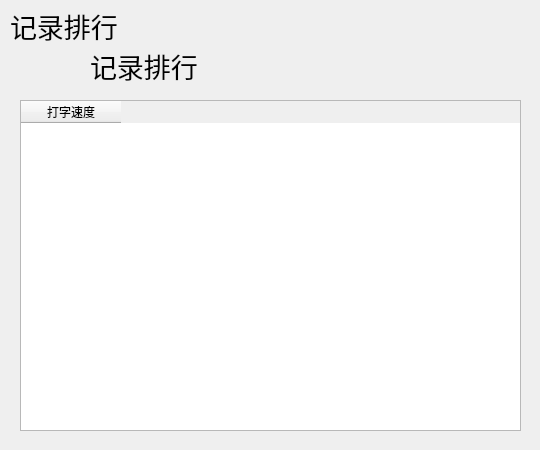
<?xml version="1.0" encoding="UTF-8"?>
<ui version="4.0">
 <class>RegardTable</class>
 <widget class="QWidget" name="RegardTable">
  <property name="geometry">
   <rect>
    <x>0</x>
    <y>0</y>
    <width>540</width>
    <height>450</height>
   </rect>
  </property>
  <property name="windowTitle">
   <string>Form</string>
  </property>
  <widget class="QTableWidget" name="tableWidget">
   <property name="geometry">
    <rect>
     <x>20</x>
     <y>100</y>
     <width>501</width>
     <height>331</height>
    </rect>
   </property>
   <property name="minimumSize">
    <size>
     <width>0</width>
     <height>331</height>
    </size>
   </property>
   <column>
    <property name="text">
     <string>打字速度</string>
    </property>
   </column>
  </widget>
  <widget class="QLabel" name="label">
   <property name="geometry">
    <rect>
     <x>10</x>
     <y>10</y>
     <width>221</width>
     <height>31</height>
    </rect>
   </property>
   <property name="font">
    <font>
     <family>华文彩云</family>
     <pointsize>20</pointsize>
     <weight>50</weight>
     <italic>false</italic>
     <bold>false</bold>
    </font>
   </property>
   <property name="styleSheet">
    <string notr="true">font: 20pt &quot;华文彩云&quot;;</string>
   </property>
   <property name="text">
    <string>记录排行</string>
   </property>
  </widget>
  <widget class="QLabel" name="label_2">
   <property name="geometry">
    <rect>
     <x>90</x>
     <y>50</y>
     <width>141</width>
     <height>31</height>
    </rect>
   </property>
   <property name="font">
    <font>
     <family>华文彩云</family>
     <pointsize>20</pointsize>
    </font>
   </property>
   <property name="cursor">
    <cursorShape>SizeVerCursor</cursorShape>
   </property>
   <property name="styleSheet">
    <string notr="true"/>
   </property>
   <property name="text">
    <string>记录排行</string>
   </property>
  </widget>
 </widget>
 <resources/>
 <connections/>
</ui>
